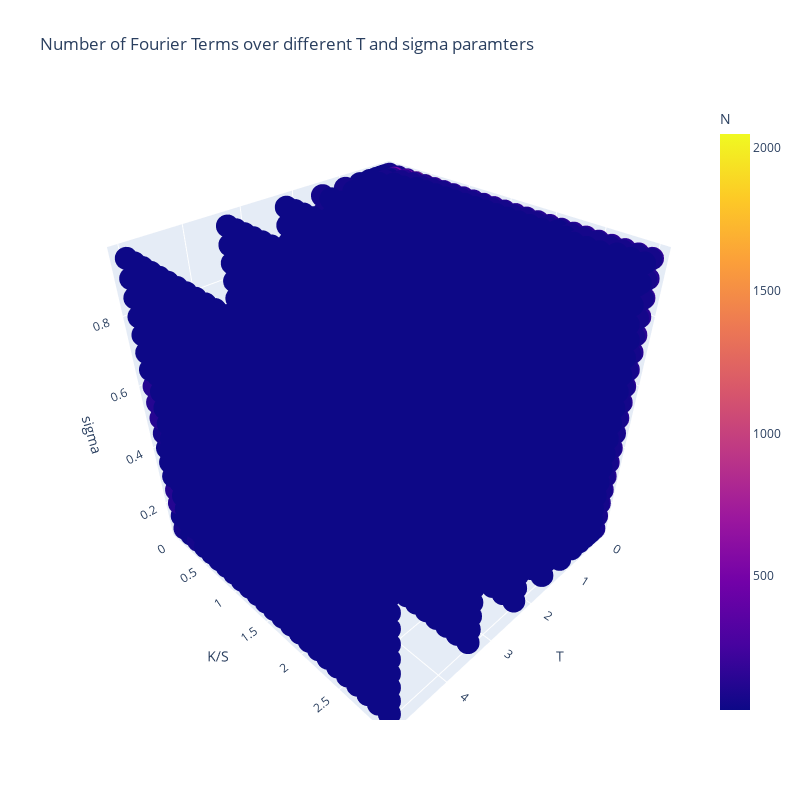

The notebook cell saved with this chart:
### Code cell
_df = (
    pl.from_dict(error_df)
    .with_columns([
         (pl.col('put_F') - pl.col('put_A')).abs().alias('Error')
        ,((pl.col('put_F') - pl.col('put_A'))/pl.col('put_A')).abs().alias('RE')
        ,(pl.col('K')/pl.col('S')).alias('K/S')
        ])
    .sort('Error')
    .groupby(['K/S', 'T', 'sigma'], maintain_order=True)
    .apply(
        lambda group_df: 
            group_df
            .filter(
                (pl.col('RE') >= 
                    (errors_df.filter((pl.col('K/S')== group_df.select(pl.col('K/S')).to_numpy()[0,0])
                    &(pl.col('T')== group_df.select(pl.col('T')).to_numpy()[0,0])
                    &(pl.col('sigma')== group_df.select(pl.col('sigma')).to_numpy()[0,0])).select(pl.col('RE'))[0,0])
                ) | 
                (pl.col('Error') >= 
                    (errors_df.filter((pl.col('K/S')== group_df.select(pl.col('K/S')).to_numpy()[0,0])
                    &(pl.col('T')== group_df.select(pl.col('T')).to_numpy()[0,0])
                    &(pl.col('sigma')== group_df.select(pl.col('sigma')).to_numpy()[0,0])).select(pl.col('Error'))[0,0])
                ))
            .filter(pl.col('Error') == pl.col('Error').min())
            .filter(pl.col('N')     == pl.col('N').min())
            .with_columns([
                pl.when((pl.col('RE') == np.inf)).then(None).otherwise(pl.col('RE')).alias('RE')
            ])
    )
)
_shape1 = _df.shape[0]
_df2 = (
    _df
    .filter((pl.col('Error')    > _MIN_ERROR))
    .filter((pl.col('RE')       > _MIN_RE))
    .to_pandas()
)
_df = _df.to_pandas()
_shape2 = _df.shape[0]

print(f'Reduction: {_shape2}/{_shape1} - {(_shape1-_shape2)/_shape1*100:.2f}%')
print(f"Error (Q99%):    {_df2['Error'].quantile(.99):.4f}")
print(f"Error (Q99.9%):  {_df2['Error'].quantile(.999):.4f}")
print(f"Error (Q99.99%): {_df2['Error'].quantile(.9999):.4f}")
print(f"RE (Q99%):    {_df2['RE'].dropna().quantile(.99):.4f}")
print(f"RE (Q99.9%):  {_df2['RE'].dropna().quantile(.999):.4f}")
print(f"RE (Q99.99%): {_df2['RE'].dropna().quantile(.9999):.4f}")
gc.collect()

fig = px.scatter_3d(_df, x='T', y='K/S', z='sigma', width=800, height=800, color='N', 
    title='Number of Fourier Terms over different T and sigma paramters', hover_data=['T', "sigma", 'N', 'K', 'Error', 'RE'],
    log_x=False)
fig.show()
gc.collect()
_df.sort_values('RE', ascending=False).head(25)

### Figure 1 — Plotly figure (JSON) as saved in the notebook; plotly's stock layout.template omitted (floating-point values rounded to 4 significant figures; data arrays with more than 128 entries replaced by an {"elided": "..."} marker saying what was removed)
{"data": [{"customdata": {"elided": "9000x4 float values"}, "hovertemplate": "T=%{x}<br>K/S=%{y}<br>sigma=%{z}<br>N=%{marker.color}<br>K=%{customdata[1]}<br>Error=%{customdata[2]}<br>RE=%{customdata[3]}<extra></extra>", "legendgroup": "", "marker": {"color": {"elided": "9000 int values"}, "coloraxis": "coloraxis", "symbol": "circle"}, "mode": "markers", "name": "", "scene": "scene", "showlegend": false, "type": "scatter3d", "x": {"elided": "9000 float values"}, "y": {"elided": "9000 float values"}, "z": {"elided": "9000 float values"}}], "layout": {"coloraxis": {"colorbar": {"title": {"text": "N"}}, "colorscale": [[0, "#0d0887"], [0.1111, "#46039f"], [0.2222, "#7201a8"], [0.3333, "#9c179e"], [0.4444, "#bd3786"], [0.5556, "#d8576b"], [0.6667, "#ed7953"], [0.7778, "#fb9f3a"], [0.8889, "#fdca26"], [1, "#f0f921"]]}, "height": 800, "legend": {"tracegroupgap": 0}, "scene": {"domain": {"x": [0, 1], "y": [0, 1]}, "xaxis": {"title": {"text": "T"}}, "yaxis": {"title": {"text": "K/S"}}, "zaxis": {"title": {"text": "sigma"}}}, "title": {"text": "Number of Fourier Terms over different T and sigma paramters"}, "width": 800}}
